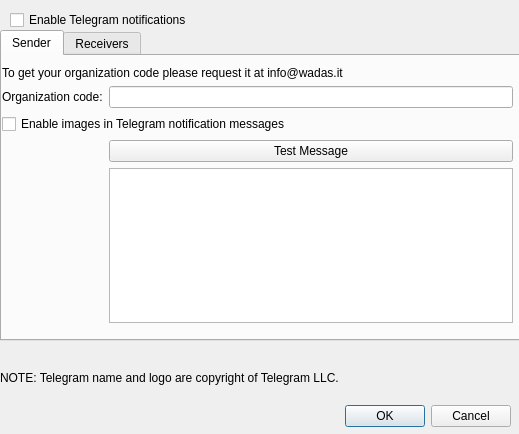
<?xml version="1.0" encoding="UTF-8"?>
<ui version="4.0">
 <class>DialogConfigureTelegram</class>
 <widget class="QDialog" name="DialogConfigureTelegram">
  <property name="geometry">
   <rect>
    <x>0</x>
    <y>0</y>
    <width>519</width>
    <height>434</height>
   </rect>
  </property>
  <property name="windowTitle">
   <string>Configure Telegram</string>
  </property>
  <widget class="QDialogButtonBox" name="buttonBox">
   <property name="geometry">
    <rect>
     <x>10</x>
     <y>400</y>
     <width>501</width>
     <height>32</height>
    </rect>
   </property>
   <property name="orientation">
    <enum>Qt::Orientation::Horizontal</enum>
   </property>
   <property name="standardButtons">
    <set>QDialogButtonBox::StandardButton::Cancel|QDialogButtonBox::StandardButton::Ok</set>
   </property>
  </widget>
  <widget class="QTabWidget" name="tabWidget">
   <property name="geometry">
    <rect>
     <x>0</x>
     <y>30</y>
     <width>521</width>
     <height>311</height>
    </rect>
   </property>
   <property name="currentIndex">
    <number>0</number>
   </property>
   <widget class="QWidget" name="tab_sender">
    <attribute name="title">
     <string>Sender</string>
    </attribute>
    <widget class="QWidget" name="gridLayoutWidget">
     <property name="geometry">
      <rect>
       <x>0</x>
       <y>10</y>
       <width>511</width>
       <height>261</height>
      </rect>
     </property>
     <layout class="QGridLayout" name="gridLayout_sender">
      <item row="2" column="0" colspan="2">
       <widget class="QCheckBox" name="checkBox_enable_images">
        <property name="text">
         <string>Enable images in Telegram notification messages</string>
        </property>
       </widget>
      </item>
      <item row="4" column="1">
       <widget class="QPlainTextEdit" name="plainTextEdit">
        <property name="readOnly">
         <bool>true</bool>
        </property>
       </widget>
      </item>
      <item row="3" column="1">
       <widget class="QPushButton" name="pushButton_test_message">
        <property name="text">
         <string>Test Message</string>
        </property>
       </widget>
      </item>
      <item row="5" column="1">
       <spacer name="verticalSpacer">
        <property name="orientation">
         <enum>Qt::Orientation::Vertical</enum>
        </property>
        <property name="sizeHint" stdset="0">
         <size>
          <width>20</width>
          <height>40</height>
         </size>
        </property>
       </spacer>
      </item>
      <item row="1" column="1">
       <widget class="QLineEdit" name="lineEdit_org_code">
        <property name="echoMode">
         <enum>QLineEdit::EchoMode::Password</enum>
        </property>
       </widget>
      </item>
      <item row="1" column="0">
       <widget class="QLabel" name="label">
        <property name="text">
         <string>Organization code:</string>
        </property>
       </widget>
      </item>
      <item row="0" column="0" colspan="2">
       <widget class="QLabel" name="label_3">
        <property name="text">
         <string>To get your organization code please request it at info@wadas.it</string>
        </property>
       </widget>
      </item>
     </layout>
    </widget>
   </widget>
   <widget class="QWidget" name="tab_receivers">
    <attribute name="title">
     <string>Receivers</string>
    </attribute>
    <widget class="QWidget" name="gridLayoutWidget_2">
     <property name="geometry">
      <rect>
       <x>10</x>
       <y>10</y>
       <width>501</width>
       <height>241</height>
      </rect>
     </property>
     <layout class="QGridLayout" name="gridLayout_receivers"/>
    </widget>
    <widget class="QPushButton" name="pushButton">
     <property name="geometry">
      <rect>
       <x>10</x>
       <y>250</y>
       <width>241</width>
       <height>24</height>
      </rect>
     </property>
     <property name="text">
      <string>Add Receiver</string>
     </property>
    </widget>
    <widget class="QPushButton" name="pushButton_2">
     <property name="geometry">
      <rect>
       <x>260</x>
       <y>250</y>
       <width>251</width>
       <height>24</height>
      </rect>
     </property>
     <property name="text">
      <string>Remove Receiver</string>
     </property>
    </widget>
   </widget>
  </widget>
  <widget class="QLabel" name="label_errorMessage">
   <property name="geometry">
    <rect>
     <x>0</x>
     <y>350</y>
     <width>521</width>
     <height>20</height>
    </rect>
   </property>
   <property name="text">
    <string/>
   </property>
  </widget>
  <widget class="QCheckBox" name="checkBox_enable_telegram_notifications">
   <property name="geometry">
    <rect>
     <x>10</x>
     <y>10</y>
     <width>621</width>
     <height>20</height>
    </rect>
   </property>
   <property name="text">
    <string>Enable Telegram notifications</string>
   </property>
  </widget>
  <widget class="QLabel" name="label_2">
   <property name="geometry">
    <rect>
     <x>0</x>
     <y>370</y>
     <width>511</width>
     <height>16</height>
    </rect>
   </property>
   <property name="text">
    <string>NOTE: Telegram name and logo are copyright of Telegram LLC.</string>
   </property>
  </widget>
 </widget>
 <resources/>
 <connections>
  <connection>
   <sender>buttonBox</sender>
   <signal>accepted()</signal>
   <receiver>DialogConfigureTelegram</receiver>
   <slot>accept()</slot>
   <hints>
    <hint type="sourcelabel">
     <x>248</x>
     <y>254</y>
    </hint>
    <hint type="destinationlabel">
     <x>157</x>
     <y>274</y>
    </hint>
   </hints>
  </connection>
  <connection>
   <sender>buttonBox</sender>
   <signal>rejected()</signal>
   <receiver>DialogConfigureTelegram</receiver>
   <slot>reject()</slot>
   <hints>
    <hint type="sourcelabel">
     <x>316</x>
     <y>260</y>
    </hint>
    <hint type="destinationlabel">
     <x>286</x>
     <y>274</y>
    </hint>
   </hints>
  </connection>
 </connections>
</ui>
